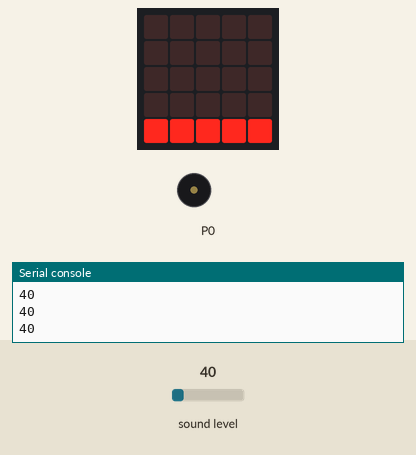
This program was run on a simulated BBC micro:bit (MakeCode). Shown: the board's 5×5 LED display, buzzer (waves = sounding), the last lines printed to the serial console. The inputs (shaded band) are chosen by the test bench; at power-on: sound level 40. The 48×5 strip is a reading aid, not a part: it shows the text the display is scrolling, unrolled, one strip-width of it at a time.

Above: at 3.9 s.
4.0 s: sound level set to 146
At 5.2 s:
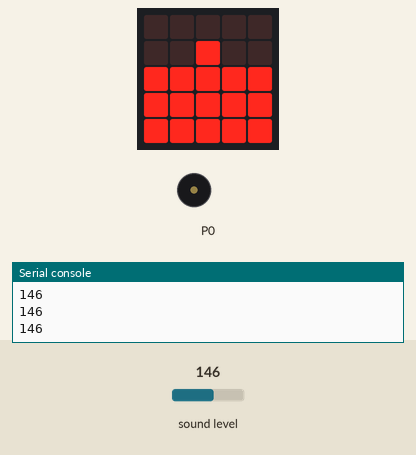
5.5 s: sound level set to 154
At 5.9 s:
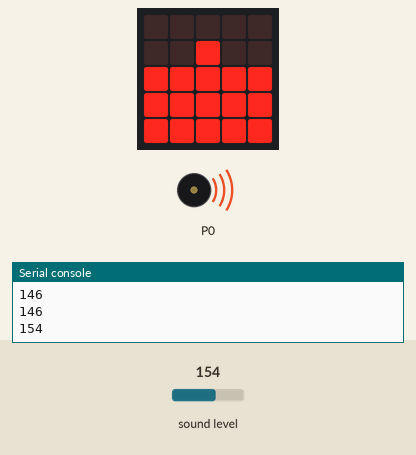
8.5 s: sound level set to 5
At 9.8 s:
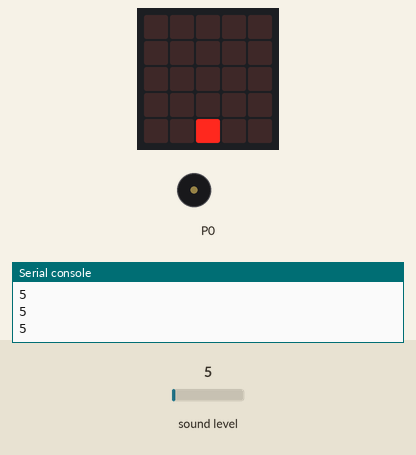
10.1 s: sound level set to 64
At 11.1 s:
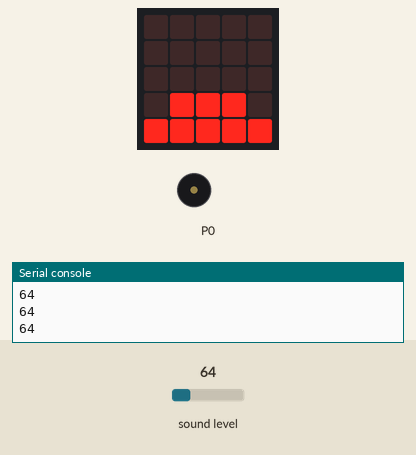
11.6 s: sound level set to 128
At 12.8 s:
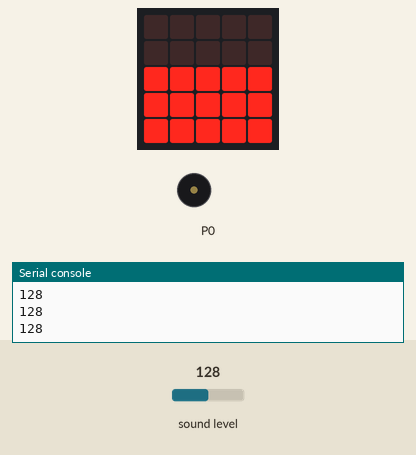
13.1 s: sound level set to 191
At 13.5 s:
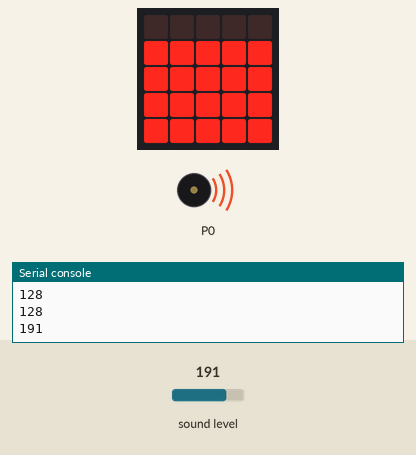
Timing chart, 0 to 16.6 s (numbered marks = the images above; inputs shaded):
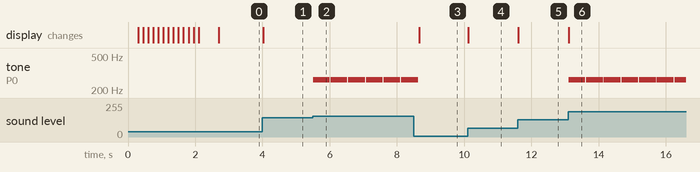

Measured:
- the behaviour switches between 150 and 151 on sound level (found by bisection; images 1 and 2)
- after the input at 4.0 s, the display: changes at once (image 1)
- after the input at 5.5 s, tone on P0: alternates 262 Hz for 0.50 s and silent for 0.03 s, starting at once
- after the input at 8.5 s, tone on P0: goes on until 8.6 s, then stays silent; the display: changes after 0.16 s (image 3)
- after the input at 10.1 s, the display: changes at once (image 4)
- after the input at 11.6 s, the display: changes at once (image 5)
- after the input at 13.1 s, tone on P0: alternates 262 Hz for 0.50 s and silent for 0.03 s, starting at once; the display: changes at once (image 6)

The program:

main.ts
```typescript
basic.showString(":)")
let schallpegel = input.soundLevel()
basic.forever(function () {
    schallpegel = input.soundLevel()
    led.plotBarGraph(
    schallpegel,
    255
    )
    if (schallpegel > 150) {
        music.playTone(262, music.beat(BeatFraction.Whole))
    }
})
```

test.ts
```typescript
// Hier kann man Tests durchführen; diese Datei wird nicht kompiliert, wenn dieses Paket als Erweiterung verwendet wird.
```
